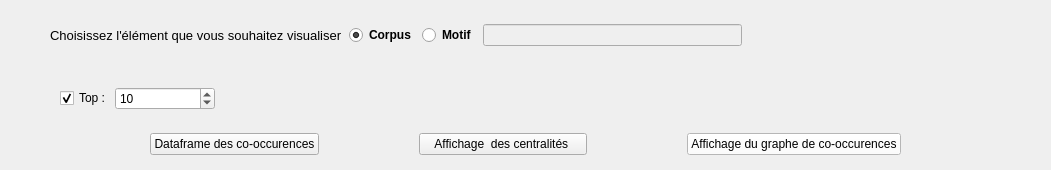
   <widget class="QWidget" name="">
    <property name="geometry">
     <rect>
      <x>1</x>
      <y>201</y>
      <width>1051</width>
      <height>170</height>
     </rect>
    </property>
    <layout class="QHBoxLayout" name="horizontalLayout_15">
     <property name="leftMargin">
      <number>50</number>
     </property>
     <property name="topMargin">
      <number>20</number>
     </property>
     <property name="rightMargin">
      <number>50</number>
     </property>
     <property name="bottomMargin">
      <number>10</number>
     </property>
     <item>
      <layout class="QVBoxLayout" name="verticalLayout_10">
       <item>
        <layout class="QHBoxLayout" name="horizontalLayout_16">
         <item>
          <widget class="QLabel" name="label_6">
           <property name="font">
            <font>
             <pointsize>10</pointsize>
             <weight>50</weight>
             <bold>false</bold>
            </font>
           </property>
           <property name="text">
            <string>Choisissez l'élément que vous souhaitez visualiser</string>
           </property>
          </widget>
         </item>
         <item>
          <widget class="QRadioButton" name="RButtonIdSelect_3">
           <property name="font">
            <font>
             <weight>75</weight>
             <bold>true</bold>
            </font>
           </property>
           <property name="text">
            <string>Corpus</string>
           </property>
           <property name="iconSize">
            <size>
             <width>18</width>
             <height>18</height>
            </size>
           </property>
           <property name="checked">
            <bool>true</bool>
           </property>
          </widget>
         </item>
         <item>
          <widget class="QRadioButton" name="RButtonMotifSelect">
           <property name="font">
            <font>
             <weight>75</weight>
             <bold>true</bold>
            </font>
           </property>
           <property name="text">
            <string>Motif</string>
           </property>
           <property name="iconSize">
            <size>
             <width>18</width>
             <height>16</height>
            </size>
           </property>
          </widget>
         </item>
         <item>
          <widget class="QLineEdit" name="SingleSelectorInput_2">
           <property name="enabled">
            <bool>false</bool>
           </property>
           <property name="placeholderText">
            <string/>
           </property>
          </widget>
         </item>
         <item>
          <spacer name="horizontalSpacer_5">
           <property name="orientation">
            <enum>Qt::Horizontal</enum>
           </property>
           <property name="sizeHint" stdset="0">
            <size>
             <width>40</width>
             <height>20</height>
            </size>
           </property>
          </spacer>
         </item>
        </layout>
       </item>
       <item>
        <layout class="QHBoxLayout" name="horizontalLayout_17">
         <property name="topMargin">
          <number>31</number>
         </property>
        </layout>
       </item>
       <item>
        <layout class="QHBoxLayout" name="horizontalLayout_18">
         <property name="spacing">
          <number>0</number>
         </property>
         <property name="leftMargin">
          <number>10</number>
         </property>
         <property name="rightMargin">
          <number>10</number>
         </property>
         <item>
          <widget class="QCheckBox" name="LimitResultCheck_3">
           <property name="maximumSize">
            <size>
             <width>120</width>
             <height>16777215</height>
            </size>
           </property>
           <property name="text">
            <string>Top : </string>
           </property>
           <property name="checked">
            <bool>true</bool>
           </property>
           <property name="tristate">
            <bool>false</bool>
           </property>
          </widget>
         </item>
         <item>
          <widget class="QSpinBox" name="MaxResultSelector_3">
           <property name="enabled">
            <bool>true</bool>
           </property>
           <property name="sizePolicy">
            <sizepolicy hsizetype="Fixed" vsizetype="Fixed">
             <horstretch>0</horstretch>
             <verstretch>0</verstretch>
            </sizepolicy>
           </property>
           <property name="minimumSize">
            <size>
             <width>100</width>
             <height>0</height>
            </size>
           </property>
           <property name="maximumSize">
            <size>
             <width>100</width>
             <height>16777215</height>
            </size>
           </property>
           <property name="minimum">
            <number>1</number>
           </property>
           <property name="maximum">
            <number>500</number>
           </property>
           <property name="value">
            <number>10</number>
           </property>
          </widget>
         </item>
         <item>
          <spacer name="horizontalSpacer_4">
           <property name="orientation">
            <enum>Qt::Horizontal</enum>
           </property>
           <property name="sizeHint" stdset="0">
            <size>
             <width>40</width>
             <height>20</height>
            </size>
           </property>
          </spacer>
         </item>
        </layout>
       </item>
       <item>
        <spacer name="verticalSpacer_7">
         <property name="orientation">
          <enum>Qt::Vertical</enum>
         </property>
         <property name="sizeType">
          <enum>QSizePolicy::Fixed</enum>
         </property>
         <property name="sizeHint" stdset="0">
          <size>
           <width>20</width>
           <height>13</height>
          </size>
         </property>
        </spacer>
       </item>
       <item>
        <layout class="QHBoxLayout" name="horizontalLayout_19">
         <property name="spacing">
          <number>100</number>
         </property>
         <property name="leftMargin">
          <number>100</number>
         </property>
         <property name="rightMargin">
          <number>100</number>
         </property>
         <item>
          <widget class="QPushButton" name="DfButton">
           <property name="text">
            <string>Dataframe des co-occurences</string>
           </property>
          </widget>
         </item>
         <item>
          <widget class="QPushButton" name="CentralityButton">
           <property name="text">
            <string>Affichage  des centralités </string>
           </property>
          </widget>
         </item>
         <item>
          <widget class="QPushButton" name="GraphButton">
           <property name="palette">
            <palette>
             <active>
              <colorrole role="WindowText">
               <brush brushstyle="SolidPattern">
                <color alpha="255">
                 <red>0</red>
                 <green>0</green>
                 <blue>0</blue>
                </color>
               </brush>
              </colorrole>
              <colorrole role="Button">
               <brush brushstyle="SolidPattern">
                <color alpha="255">
                 <red>255</red>
                 <green>255</green>
                 <blue>255</blue>
                </color>
               </brush>
              </colorrole>
              <colorrole role="Light">
               <brush brushstyle="SolidPattern">
                <color alpha="255">
                 <red>255</red>
                 <green>255</green>
                 <blue>255</blue>
                </color>
               </brush>
              </colorrole>
              <colorrole role="Midlight">
               <brush brushstyle="SolidPattern">
                <color alpha="255">
                 <red>255</red>
                 <green>255</green>
                 <blue>255</blue>
                </color>
               </brush>
              </colorrole>
              <colorrole role="Dark">
               <brush brushstyle="SolidPattern">
                <color alpha="255">
                 <red>127</red>
                 <green>127</green>
                 <blue>127</blue>
                </color>
               </brush>
              </colorrole>
              <colorrole role="Mid">
               <brush brushstyle="SolidPattern">
                <color alpha="255">
                 <red>170</red>
                 <green>170</green>
                 <blue>170</blue>
                </color>
               </brush>
              </colorrole>
              <colorrole role="Text">
               <brush brushstyle="SolidPattern">
                <color alpha="255">
                 <red>0</red>
                 <green>0</green>
                 <blue>0</blue>
                </color>
               </brush>
              </colorrole>
              <colorrole role="BrightText">
               <brush brushstyle="SolidPattern">
                <color alpha="255">
                 <red>255</red>
                 <green>255</green>
                 <blue>255</blue>
                </color>
               </brush>
              </colorrole>
              <colorrole role="ButtonText">
               <brush brushstyle="SolidPattern">
                <color alpha="255">
                 <red>0</red>
                 <green>0</green>
                 <blue>0</blue>
                </color>
               </brush>
              </colorrole>
              <colorrole role="Base">
               <brush brushstyle="SolidPattern">
                <color alpha="255">
                 <red>255</red>
                 <green>255</green>
                 <blue>255</blue>
                </color>
               </brush>
              </colorrole>
              <colorrole role="Window">
               <brush brushstyle="SolidPattern">
                <color alpha="255">
                 <red>255</red>
                 <green>255</green>
                 <blue>255</blue>
                </color>
               </brush>
              </colorrole>
              <colorrole role="Shadow">
               <brush brushstyle="SolidPattern">
                <color alpha="255">
                 <red>0</red>
                 <green>0</green>
                 <blue>0</blue>
                </color>
               </brush>
              </colorrole>
              <colorrole role="AlternateBase">
               <brush brushstyle="SolidPattern">
                <color alpha="255">
                 <red>255</red>
                 <green>255</green>
                 <blue>255</blue>
                </color>
               </brush>
              </colorrole>
              <colorrole role="ToolTipBase">
               <brush brushstyle="SolidPattern">
                <color alpha="255">
                 <red>255</red>
                 <green>255</green>
                 <blue>220</blue>
                </color>
               </brush>
              </colorrole>
              <colorrole role="ToolTipText">
               <brush brushstyle="SolidPattern">
                <color alpha="255">
                 <red>0</red>
                 <green>0</green>
                 <blue>0</blue>
                </color>
               </brush>
              </colorrole>
              <colorrole role="PlaceholderText">
               <brush brushstyle="SolidPattern">
                <color alpha="128">
                 <red>0</red>
                 <green>0</green>
                 <blue>0</blue>
                </color>
               </brush>
              </colorrole>
             </active>
             <inactive>
              <colorrole role="WindowText">
               <brush brushstyle="SolidPattern">
                <color alpha="255">
                 <red>0</red>
                 <green>0</green>
                 <blue>0</blue>
                </color>
               </brush>
              </colorrole>
              <colorrole role="Button">
               <brush brushstyle="SolidPattern">
                <color alpha="255">
                 <red>255</red>
                 <green>255</green>
                 <blue>255</blue>
                </color>
               </brush>
              </colorrole>
              <colorrole role="Light">
               <brush brushstyle="SolidPattern">
                <color alpha="255">
                 <red>255</red>
                 <green>255</green>
                 <blue>255</blue>
                </color>
               </brush>
              </colorrole>
              <colorrole role="Midlight">
               <brush brushstyle="SolidPattern">
                <color alpha="255">
                 <red>255</red>
                 <green>255</green>
                 <blue>255</blue>
                </color>
               </brush>
              </colorrole>
              <colorrole role="Dark">
               <brush brushstyle="SolidPattern">
                <color alpha="255">
                 <red>127</red>
                 <green>127</green>
                 <blue>127</blue>
                </color>
               </brush>
              </colorrole>
              <colorrole role="Mid">
               <brush brushstyle="SolidPattern">
                <color alpha="255">
                 <red>170</red>
                 <green>170</green>
                 <blue>170</blue>
                </color>
               </brush>
              </colorrole>
              <colorrole role="Text">
               <brush brushstyle="SolidPattern">
                <color alpha="255">
                 <red>0</red>
                 <green>0</green>
                 <blue>0</blue>
                </color>
               </brush>
              </colorrole>
              <colorrole role="BrightText">
               <brush brushstyle="SolidPattern">
                <color alpha="255">
                 <red>255</red>
                 <green>255</green>
                 <blue>255</blue>
                </color>
               </brush>
              </colorrole>
              <colorrole role="ButtonText">
               <brush brushstyle="SolidPattern">
                <color alpha="255">
                 <red>0</red>
                 <green>0</green>
                 <blue>0</blue>
                </color>
               </brush>
              </colorrole>
              <colorrole role="Base">
               <brush brushstyle="SolidPattern">
                <color alpha="255">
                 <red>255</red>
                 <green>255</green>
                 <blue>255</blue>
                </color>
               </brush>
              </colorrole>
              <colorrole role="Window">
               <brush brushstyle="SolidPattern">
                <color alpha="255">
                 <red>255</red>
                 <green>255</green>
                 <blue>255</blue>
                </color>
               </brush>
              </colorrole>
              <colorrole role="Shadow">
               <brush brushstyle="SolidPattern">
                <color alpha="255">
                 <red>0</red>
                 <green>0</green>
                 <blue>0</blue>
                </color>
               </brush>
              </colorrole>
              <colorrole role="AlternateBase">
               <brush brushstyle="SolidPattern">
                <color alpha="255">
                 <red>255</red>
                 <green>255</green>
                 <blue>255</blue>
                </color>
               </brush>
              </colorrole>
              <colorrole role="ToolTipBase">
               <brush brushstyle="SolidPattern">
                <color alpha="255">
                 <red>255</red>
                 <green>255</green>
                 <blue>220</blue>
                </color>
               </brush>
              </colorrole>
              <colorrole role="ToolTipText">
               <brush brushstyle="SolidPattern">
                <color alpha="255">
                 <red>0</red>
                 <green>0</green>
                 <blue>0</blue>
                </color>
               </brush>
              </colorrole>
              <colorrole role="PlaceholderText">
               <brush brushstyle="SolidPattern">
                <color alpha="128">
                 <red>0</red>
                 <green>0</green>
                 <blue>0</blue>
                </color>
               </brush>
              </colorrole>
             </inactive>
             <disabled>
              <colorrole role="WindowText">
               <brush brushstyle="SolidPattern">
                <color alpha="255">
                 <red>127</red>
                 <green>127</green>
                 <blue>127</blue>
                </color>
               </brush>
              </colorrole>
              <colorrole role="Button">
               <brush brushstyle="SolidPattern">
                <color alpha="255">
                 <red>255</red>
                 <green>255</green>
                 <blue>255</blue>
                </color>
               </brush>
              </colorrole>
              <colorrole role="Light">
               <brush brushstyle="SolidPattern">
                <color alpha="255">
                 <red>255</red>
                 <green>255</green>
                 <blue>255</blue>
                </color>
               </brush>
              </colorrole>
              <colorrole role="Midlight">
               <brush brushstyle="SolidPattern">
                <color alpha="255">
                 <red>255</red>
                 <green>255</green>
                 <blue>255</blue>
                </color>
               </brush>
              </colorrole>
              <colorrole role="Dark">
               <brush brushstyle="SolidPattern">
                <color alpha="255">
                 <red>127</red>
                 <green>127</green>
                 <blue>127</blue>
                </color>
               </brush>
              </colorrole>
              <colorrole role="Mid">
               <brush brushstyle="SolidPattern">
                <color alpha="255">
                 <red>170</red>
                 <green>170</green>
                 <blue>170</blue>
                </color>
               </brush>
              </colorrole>
              <colorrole role="Text">
               <brush brushstyle="SolidPattern">
                <color alpha="255">
                 <red>127</red>
                 <green>127</green>
                 <blue>127</blue>
                </color>
               </brush>
              </colorrole>
              <colorrole role="BrightText">
               <brush brushstyle="SolidPattern">
                <color alpha="255">
                 <red>255</red>
                 <green>255</green>
                 <blue>255</blue>
                </color>
               </brush>
              </colorrole>
              <colorrole role="ButtonText">
               <brush brushstyle="SolidPattern">
                <color alpha="255">
                 <red>127</red>
                 <green>127</green>
                 <blue>127</blue>
                </color>
               </brush>
              </colorrole>
              <colorrole role="Base">
               <brush brushstyle="SolidPattern">
                <color alpha="255">
                 <red>255</red>
                 <green>255</green>
                 <blue>255</blue>
                </color>
               </brush>
              </colorrole>
              <colorrole role="Window">
               <brush brushstyle="SolidPattern">
                <color alpha="255">
                 <red>255</red>
                 <green>255</green>
                 <blue>255</blue>
                </color>
               </brush>
              </colorrole>
              <colorrole role="Shadow">
               <brush brushstyle="SolidPattern">
                <color alpha="255">
                 <red>0</red>
                 <green>0</green>
                 <blue>0</blue>
                </color>
               </brush>
              </colorrole>
              <colorrole role="AlternateBase">
               <brush brushstyle="SolidPattern">
                <color alpha="255">
                 <red>255</red>
                 <green>255</green>
                 <blue>255</blue>
                </color>
               </brush>
              </colorrole>
              <colorrole role="ToolTipBase">
               <brush brushstyle="SolidPattern">
                <color alpha="255">
                 <red>255</red>
                 <green>255</green>
                 <blue>220</blue>
                </color>
               </brush>
              </colorrole>
              <colorrole role="ToolTipText">
               <brush brushstyle="SolidPattern">
                <color alpha="255">
                 <red>0</red>
                 <green>0</green>
                 <blue>0</blue>
                </color>
               </brush>
              </colorrole>
              <colorrole role="PlaceholderText">
               <brush brushstyle="SolidPattern">
                <color alpha="128">
                 <red>0</red>
                 <green>0</green>
                 <blue>0</blue>
                </color>
               </brush>
              </colorrole>
             </disabled>
            </palette>
           </property>
           <property name="text">
            <string>Affichage du graphe de co-occurences</string>
           </property>
          </widget>
         </item>
        </layout>
       </item>
      </layout>
     </item>
    </layout>
   </widget>
